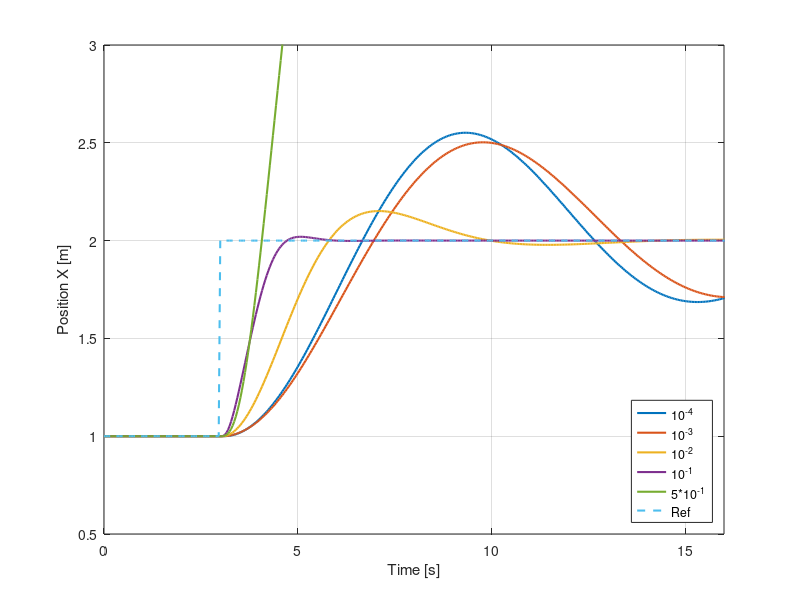
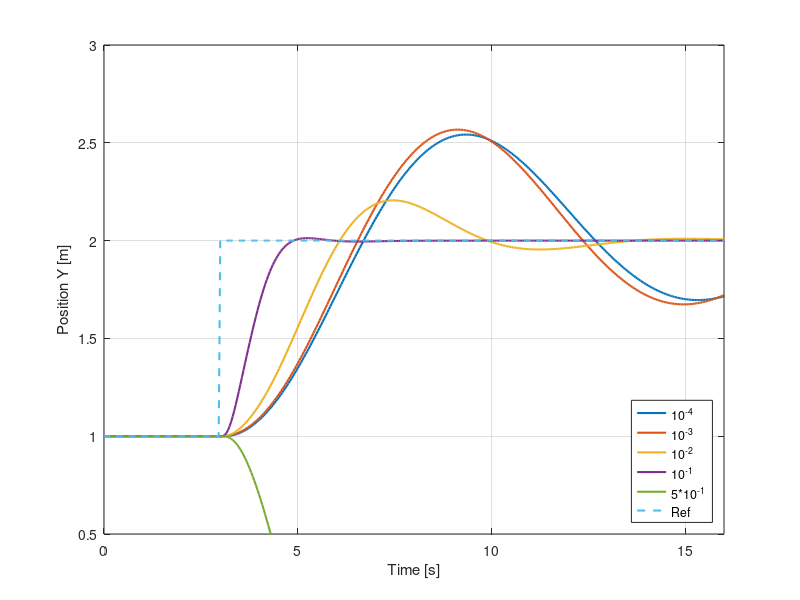
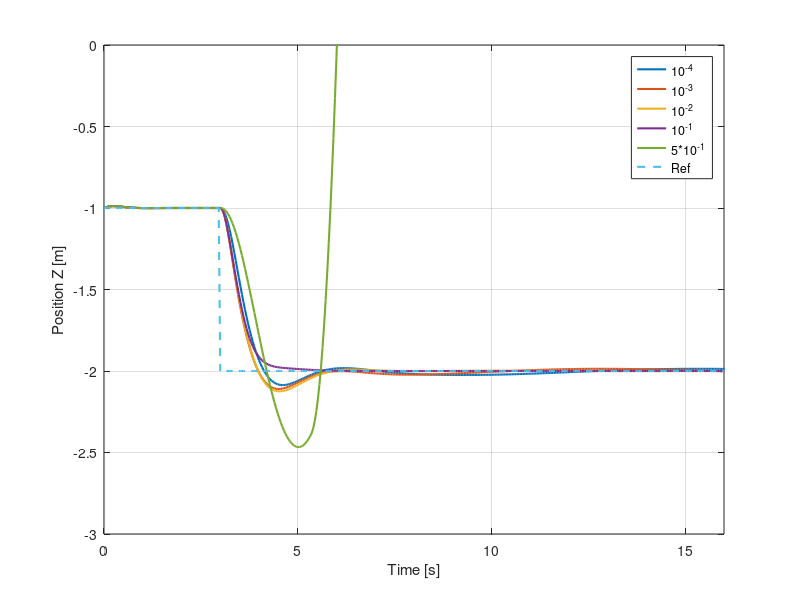

Source code (MATLAB) for these figures, in order: (Note: this script raises an error after producing the figures.)
clear;
close all;
clc;

%% Load variables: Standard response
load("3.mat") % 10^{-1}

% Common variables
r = r_out.';
T_eq = param.nrotor_vehicle_mass_true*param.g;

start_time = 3;
sim_time = start_time + run_time;

time = 0:param.sample_time_measurements_full_state:sim_time;

% Specific variables
u_std = [total_thrust_cmd body_rates_cmd].';

x_state_std = full_state_act(:,1:9).';

x_std = x_state_std(1,:);
y_std = x_state_std(2,:);
z_std = x_state_std(3,:);

roll_std = x_state_std(7,:)*180/pi;
pitch_std = x_state_std(8,:)*180/pi;
yaw_std = x_state_std(9,:)*180/pi;

%% Load variables: Response 1
load("1.mat") % 10^{-3}

% Specific variables
u_1 = [total_thrust_cmd body_rates_cmd].';

x_state_1 = full_state_act(:,1:9).';

x_1 = x_state_1(1,:);
y_1= x_state_1(2,:);
z_1 = x_state_1(3,:);

roll_1 = x_state_1(7,:)*180/pi;
pitch_1 = x_state_1(8,:)*180/pi;
yaw_1 = x_state_1(9,:)*180/pi;

%% Load variables: Response 2
load("2.mat") % 10^{-2}

% Specific variables
u_2 = [total_thrust_cmd body_rates_cmd].';

x_state_2 = full_state_act(:,1:9).';

x_2 = x_state_2(1,:);
y_2= x_state_2(2,:);
z_2 = x_state_2(3,:);

roll_2 = x_state_2(7,:)*180/pi;
pitch_2 = x_state_2(8,:)*180/pi;
yaw_2 = x_state_2(9,:)*180/pi;

%% Load variables: Response 4
load("4.mat") % 2*10^{-1}

% Specific variables
u_4 = [total_thrust_cmd body_rates_cmd].';

x_state_4 = full_state_act(:,1:9).';

x_4 = x_state_4(1,:);
y_4= x_state_4(2,:);
z_4 = x_state_4(3,:);

roll_4 = x_state_4(7,:)*180/pi;
pitch_4 = x_state_4(8,:)*180/pi;
yaw_4 = x_state_4(9,:)*180/pi;

%% Load variables: Response 5
load("5.mat") % 5*10^{-1}

% Specific variables
u_5 = [total_thrust_cmd body_rates_cmd].';

x_state_5 = full_state_act(:,1:9).';

x_5 = x_state_5(1,:);
y_5= x_state_5(2,:);
z_5 = x_state_5(3,:);

roll_5 = x_state_5(7,:)*180/pi;
pitch_5 = x_state_5(8,:)*180/pi;
yaw_5 = x_state_5(9,:)*180/pi;

%% Load variables: Response 5
load("6.mat") % 10^{-4}

% Specific variables
u_6 = [total_thrust_cmd body_rates_cmd].';

x_state_6 = full_state_act(:,1:9).';

x_6 = x_state_6(1,:);
y_6= x_state_6(2,:);
z_6 = x_state_6(3,:);

roll_6 = x_state_6(7,:)*180/pi;
pitch_6 = x_state_6(8,:)*180/pi;
yaw_6 = x_state_6(9,:)*180/pi;


%% Remove unnecessary variables
clear total_thrust_cmd body_rates_cmd full_state_meas full_state_act...
    run_time param r_out Tini solve_time_out start_time

%% Plots 

% Position X
myFigure1 = figure();
plot(time, x_6, 'LineWidth',1.5)
hold on
plot(time, x_1, 'LineWidth',1.5)
hold on
plot(time, x_2, 'LineWidth',1.5)
hold on
plot(time, x_std, 'LineWidth',1.5)
hold on
plot(time, x_5, 'LineWidth',1.5)
hold on
plot(time, r(1,:), '--', 'LineWidth',1.5)
ylabel('Position X [m]') 
xlabel('Time [s]')
legend('10^{-4}','10^{-3}','10^{-2}','10^{-1}','5*10^{-1}','Ref','Location','southeast')
grid on
xlim([0 16])
ylim([0.5 3])

% Position Y
myFigure2 = figure();
plot(time, y_6, 'LineWidth',1.5)
hold on
plot(time, y_1, 'LineWidth',1.5)
hold on
plot(time, y_2, 'LineWidth',1.5)
hold on
plot(time, y_std, 'LineWidth',1.5)
hold on
plot(time, y_5, 'LineWidth',1.5)
hold on
plot(time, r(2,:), '--', 'LineWidth',1.5)
ylabel('Position Y [m]') 
xlabel('Time [s]')
legend('10^{-4}','10^{-3}','10^{-2}','10^{-1}','5*10^{-1}','Ref','Location','southeast')
grid on
xlim([0 16])
ylim([0.5 3])

% Position Z
myFigure3 = figure();
plot(time, z_6, 'LineWidth',1.5)
hold on
plot(time, z_1, 'LineWidth',1.5)
hold on
plot(time, z_2, 'LineWidth',1.5)
hold on
plot(time, z_std, 'LineWidth',1.5)
hold on
plot(time, z_5, 'LineWidth',1.5)
hold on
plot(time, r(3,:), '--', 'LineWidth',1.5)
ylabel('Position Z [m]') 
xlabel('Time [s]')
legend('10^{-4}','10^{-3}','10^{-2}','10^{-1}','5*10^{-1}','Ref','Location','best')
grid on
xlim([0 16])
ylim([-3 0])

saveFigAsPDF(myFigure1,'Figures_PDF/resp_X_ampPitchRoll');
saveFigAsPDF(myFigure2,'Figures_PDF/resp_Y_ampPitchRoll');
saveFigAsPDF(myFigure3,'Figures_PDF/resp_Z_ampPitchRoll');